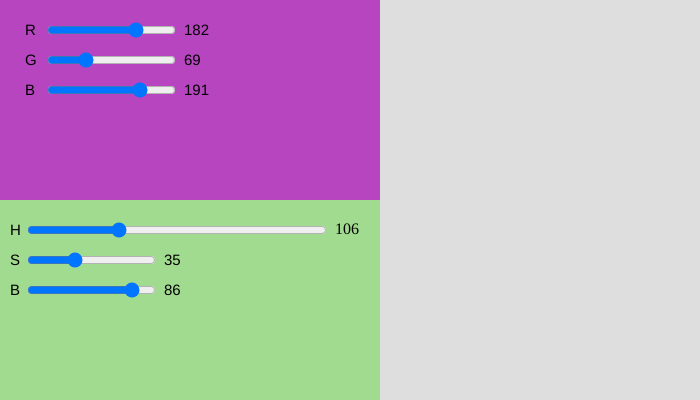
Frame 1 (no input)
Frame 60 (no input): identical to frame 1, image omitted
Frame 120 (the mouse pressed at the canvas centre since frame 60): identical to frame 1, image omitted

The p5.js sketch that drew this single still picture (run headless with seeded random() and noise() and a simulated clock; from frame 60 on, the mouse is pressed at the canvas centre):

// p5.js sketch
// ── sketch.js
// RGB HSB sliders v9
//https://editor.p5js.org/benjamin.bergery/sketches/iFMrqJNnc
// See if you can match different colors 
// via Red Green Blue versus
// Hue Saturation Brightness sliders

let rSlider, gSlider, bSlider;
// let huSlider;
    let saSlider, brSlider;
//let a_hue; // global variable

function setup() {
  createCanvas(700, 400);
  textSize(15);
  noStroke();
  background(222);
  
  createRGBsliders(); 
  
  createHSBsliders();

  writeComments();
  
  createP();
  createSpan("---> RELOAD THE PAGE to get 2 new colors to match ");
  
  create_ui();
}


function draw() {

  let r = rSlider.value();
  let g = gSlider.value();
  let b = bSlider.value();

  colorMode(RGB);

  // draw top color rectangle
  fill(r, g, b);
  rect(0, 0, 380, 200);

  // display RGB labels and values
  fill(0);
  text("R", 25, 35);
  text(r, 25 + rSlider.width + 30, 35);
  text("G", 25, 65);
  text(g, 25 + gSlider.width + 30, 65);
  text("B", 25, 95);
  text(b, 25 + bSlider.width + 30, 95);

  // switch to Hue Saturation Brightness mode
  colorMode(HSB, 360, 100, 100, 1);

//  let hu = huSlider.value();
  let hu = a_hue;
  let sa = saSlider.value();
  let br = brSlider.value();


  // draw bottom color rectangle  
  fill(hu, sa, br);
  rect(0, 200, 380, 200);

  // display HSB labels and values
  fill(0, 0, 0);
  text("H", 10, 235);
 // text(hu, 25 + huSlider.width + 10, 235);
  text("S", 10, 265);
  text(sa, 25 + gSlider.width + 10, 265);
  text("B", 10, 295);
  text(br, 25 + bSlider.width + 10, 295);
  
  update_ui();
}

/////////////// end DRAW /////////////////

function create_ui(){
  createP();
  createSpan('Hue. ');
  
  // huSlider = createSlider(0, 360, random(0,360));
  

  a_hue = floor(random(0,360));
//  a_hue is variable that contains hue number
  let huSlider = createSlider(0, 360, a_hue).input(function() {
    a_hue = floor(this.value()); 
    // get value of slider directly inside the slider
  });
  
  huSlider.position(25, 220);
  huSlider.style("width", "300px");

  
  // let hue_span = createSpan().id('ia_hue');
  createSpan().id('ia_hue');
  // we create a  html element containing onscreen text with the unique id 'ia_hue' as a place to put the a_hue variable
  // text(hu, 25 + huSlider.width + 10, 235);
  select('#ia_hue').position(25 + huSlider.width + 10, 220);
  // to tell select function to look for the id ia_hue, we need to put a # (pound sign aka bang) in front
  createElement('br');
}

function update_ui() {
  // select('#ia_hue').html('[a_hue=' + a_hue + '] ')
  select('#ia_hue').html(a_hue);
  // the current value of the slider is going to be put into the ia_hue html span every frame
  // select call is hue_span
  // #ia_hue is the id of the onscreen html element that is showing the text
  // a_hue is the variable
  
}

// these 2 functions need to be replaced
// with new approach where the slider is referred to
// using its id and selected with the select function
// 
// this is how html and css work by identifying either instances or for an entire class


function createRGBsliders() {
  rSlider = createSlider(0, 255, random(0,255));
  rSlider.position(45, 20);
  gSlider = createSlider(0, 255, random(20,255));
  gSlider.position(45, 50);
  bSlider = createSlider(0, 255, random(0,255));
  bSlider.position(45, 80);
}

function createHSBsliders() {
  // huSlider = createSlider(0, 360, random(0,360));
  // huSlider.position(25, 220);
  // huSlider.style("width", "300px");
  saSlider = createSlider(0, 100, random(0,100));
  saSlider.position(25, 250);
  brSlider = createSlider(0, 100, random(30,100));
  brSlider.position(25, 280);
}


function writeComments() {
  createP(`
  MATCH THE COLORS
  BETWEEN RGB (Red Green Blue)
  AND HSB (Hue Saturation Brightness)
  USING SLIDERS
       
  It's easier to change HSB (the bottom)
  to match RGB (the top) than it is
  to change the top to match the bottom.
   
  HSB seems more intuitive
  for building colors 
  because it's easy to find a hue.
   
  But the RGB difficulty is also about
  changing brightness, which involves
  changing 2 sliders at a time.<br>
  © Benjamin Bergery 2023
  `);
}

//////////////// old code graveyard //////////////////

function writeComments_text() {

  let topx = 405;
  let topy = 40;
  let line = 20;


}


/////////////// older versions //////////////////
// v6 //https://editor.p5js.org/benjamin.bergery/sketches/uAZuz9rfw

// v8
//https://editor.p5js.org/benjamin.bergery/sketches/L3c3chAPI
